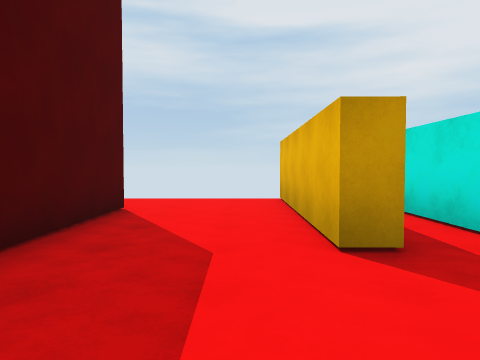
View 1 (above)

16 first-person views from a walk through a Unity game level. The camera is 1.3 m above the floor, tilts 2° down and sees 70° across. The floor is counted in squares, 2 m on a side. Each view is taken from the middle of a square. On the plan, view 1 faces up. The plan holds only what a view shows up to about 10 squares ahead; the rest is blank. The player character is not drawn.

View 2
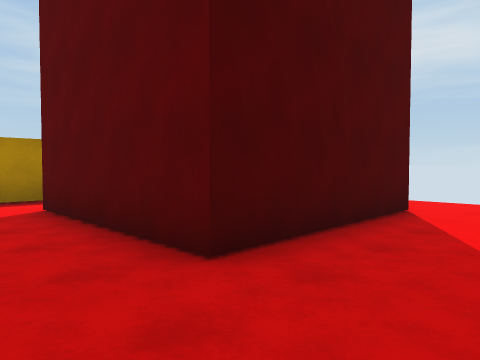

View 3
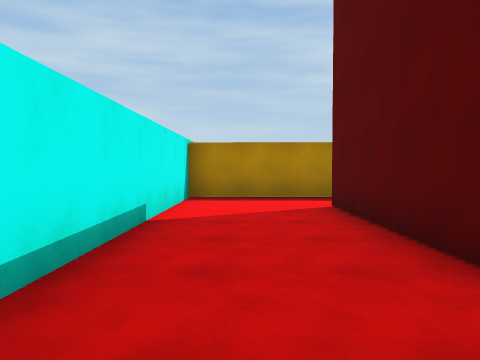

View 4
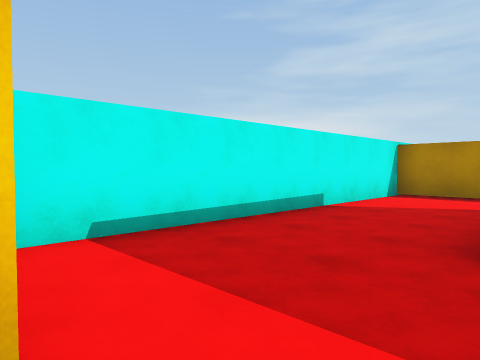

View 5
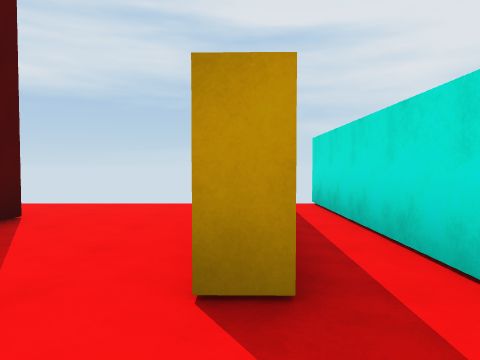

View 6
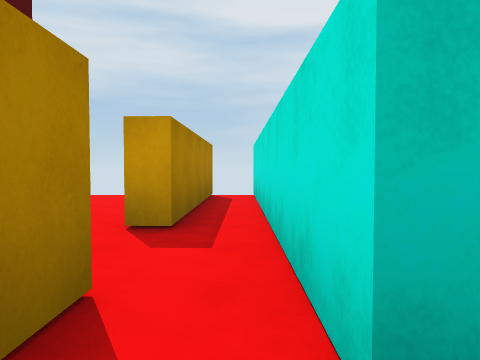

View 7
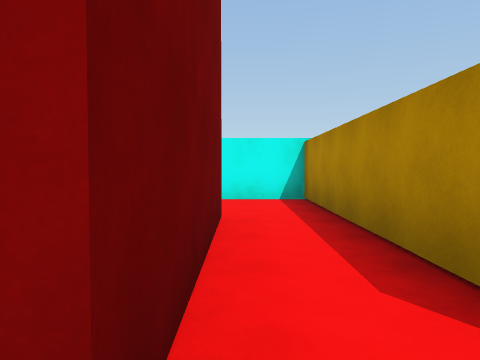

View 8
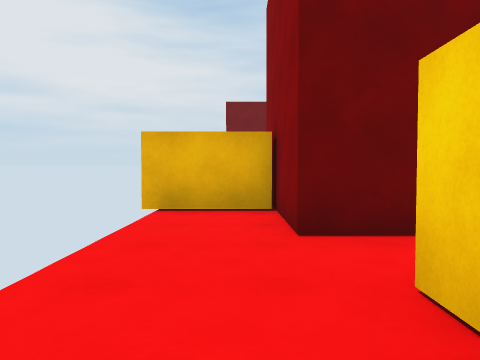

View 9
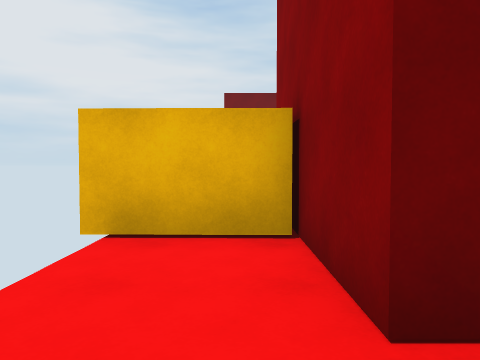

View 10
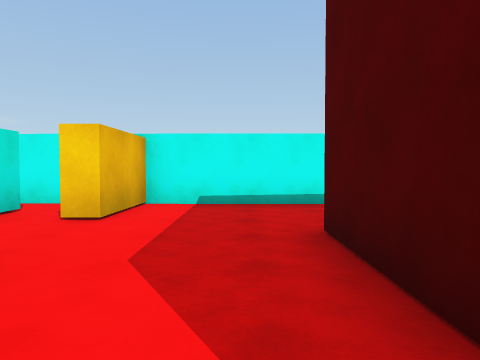

View 11
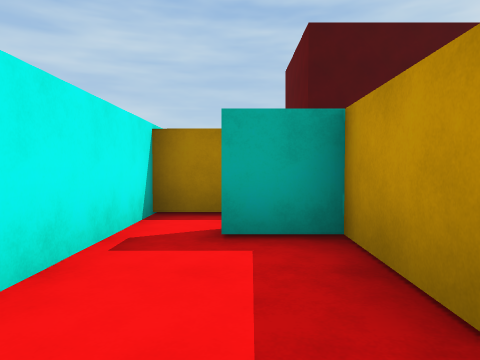

View 12
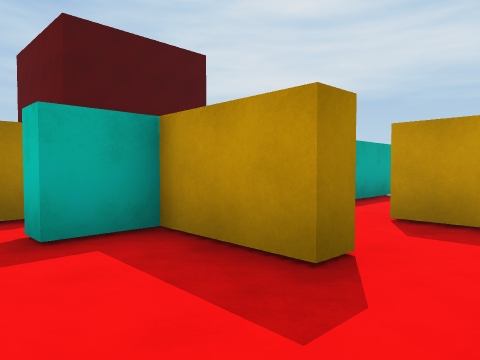

View 13
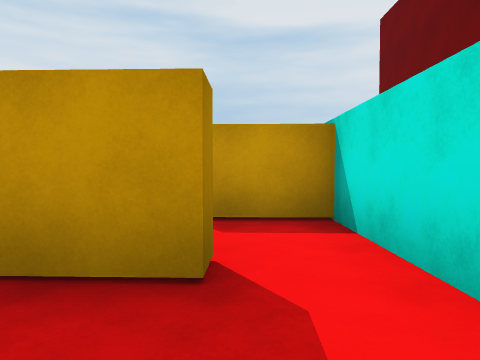

View 14
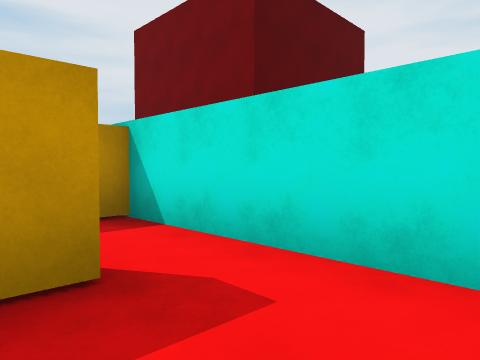

View 15
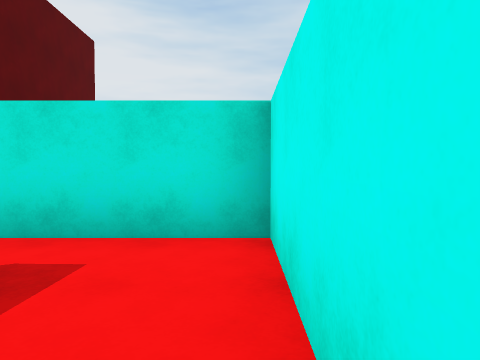

View 16
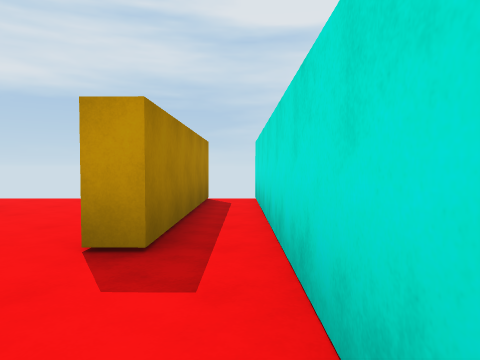

### Floor plan
Ten units are one square. View 1 is at (0, 0); x grows to the right and y downward. Boxes are objects, and circles mark ways between rooms. Rooms are numbered by the first view taken in them; rooms with no view inside come last. Other rooms are left out.
<svg viewBox="-125 -80 192 98">
<path fill="none" stroke="#000" d="M13 -26 8 -26 8 -72M-19 -55 -19 -15 -58 -15 -58 -45M-73 -42 -73 11 7 12 7 -7 12 -7M48 -15 48 -9 28 -10 28 2 23 2M12 -7 12 12 62 13 62 -32 43 -33M-78 -51 -71 -51M-58 -45 -58 -55 -31 -55M-39 -54 -38 -75M13 -72 13 -26M23 2 23 -72"/>
<circle cx="-60" cy="-50" r="3" fill="#2a7"/>
<circle cx="10" cy="-15" r="3" fill="#2a7"/>
<circle cx="10" cy="-70" r="3" fill="#2a7"/>
<circle cx="20" cy="0" r="3" fill="#2a7"/>
<text x="-20" y="-10">1</text>
<text x="40" y="0">2</text>
<text x="-120" y="10">3</text>
<text x="20" y="-40">4</text>
</svg>
Room 1 opens to room 3. Room 1 opens to room 4. Room 2 opens to room 4.

Where each view was taken, in squares from view 1:
view 1: 0 up, 0 right, facing up
view 2: 0 up, 0 right, facing up-left
view 3: 0 up, 0 right, facing left
view 4: 2 up, 1 right, facing down-left
view 5: 1 up, 1 right, facing up
view 6: 1 down, 2 right, facing up
view 7: 6 up, 6 left, facing down
view 8: 6 up, 9 left, facing right
view 9: 6 up, 7 left, facing right
view 10: 5 up, 1 left, facing down
view 11: 0 up, 6 right, facing left
view 12: 1 down, 6 right, facing up-left
view 13: 1 down, 5 right, facing up
view 14: 1 down, 4 right, facing up-right
view 15: 1 down, 3 right, facing right
view 16: 0 up, 2 right, facing up
